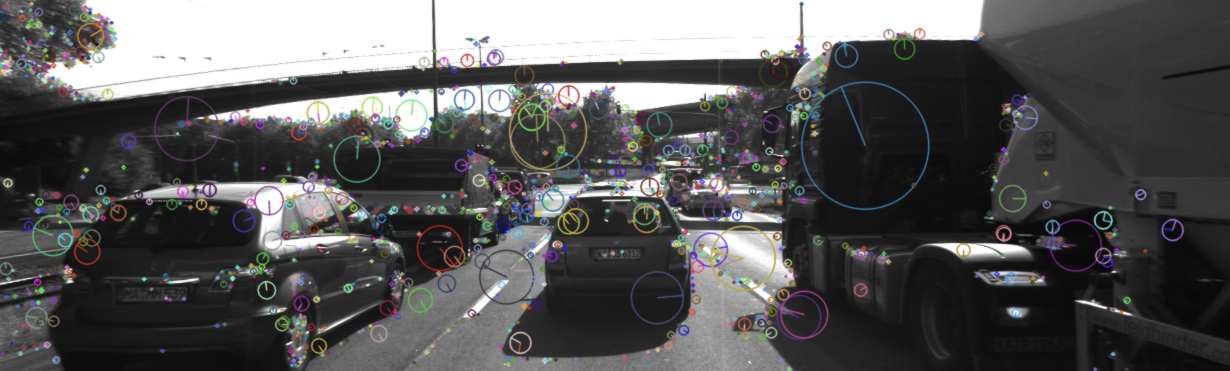
//> input picture camera/2D_Feature_Tracking/images/keypoints.png, 2460 x 742 px, given in place of 0000000000.png, which was not available (shown at 1/2 size)
$ ./MidTermProject_Camera_Student   (built with g++ and OpenCV 4)
//> lines starting //> are read from the running program, lines starting //| are printed output that depends on the picture; pictures that were not available may be replaced by others from this repository, and a replacement may not be noted
### camera/2D_Feature_Tracking/src/matching2D.hpp
#ifndef matching2D_hpp
#define matching2D_hpp

#include <cmath>
#include <iomanip>
#include <iostream>
#include <limits>
#include <sstream>
#include <stdio.h>
#include <vector>

#include <opencv2/core.hpp>
#include <opencv2/features2d.hpp>
#include <opencv2/highgui/highgui.hpp>
#include <opencv2/imgproc/imgproc.hpp>
#include <opencv2/xfeatures2d.hpp>
#include <opencv2/xfeatures2d/nonfree.hpp>

#include "dataStructures.h"

void detKeypointsHarris(std::vector<cv::KeyPoint> &keypoints, cv::Mat &img,
                        bool bVis = false);

void detKeypointsShiTomasi(std::vector<cv::KeyPoint> &keypoints, cv::Mat &img,
                           bool bVis = false);

void detKeypointsModern(std::vector<cv::KeyPoint> &keypoints, cv::Mat &img,
                        std::string detectorType, bool bVis = false);

void descKeypoints(std::vector<cv::KeyPoint> &keypoints, cv::Mat &img,
                   cv::Mat &descriptors, std::string descriptorType);

void matchDescriptors(std::vector<cv::KeyPoint> &kPtsSource,
                      std::vector<cv::KeyPoint> &kPtsRef, cv::Mat &descSource,
                      cv::Mat &descRef, std::vector<cv::DMatch> &matches,
                      std::string descriptorType, std::string matcherType,
                      std::string selectorType);

#endif /* matching2D_hpp */

### camera/2D_Feature_Tracking/src/dataStructures.h
#ifndef dataStructures_h
#define dataStructures_h

#include <vector>

#include <opencv2/core.hpp>

struct DataFrame { // represents the available sensor information at the same
                   // time instance

  cv::Mat cameraImg;

  // 2D keypoints within camera image
  std::vector<cv::KeyPoint> keypoints;
  // keypoint descriptors
  cv::Mat descriptors;
  // keypoint matches between previous and current frame
  std::vector<cv::DMatch> kptMatches;
};

#endif /* dataStructures_h */

### camera/2D_Feature_Tracking/src/matching2D_Student.cpp
#include "matching2D.hpp"
#include <numeric>
#include <opencv2/core/base.hpp>
#include <opencv2/core/hal/interface.h>

// Find best matches for keypoints in two camera images based on several
// matching methods
void matchDescriptors(std::vector<cv::KeyPoint> &k_pts_source,
                      std::vector<cv::KeyPoint> &k_pts_ref,
                      cv::Mat &desc_source, cv::Mat &desc_ref,
                      std::vector<cv::DMatch> &matches,
                      std::string distance_type, std::string matcher_type,
                      std::string selector_type) {
  // configure matcher
  bool cross_check = false;
  cv::Ptr<cv::DescriptorMatcher> matcher;

  // matcher type
  if (matcher_type.compare("MAT_BF") == 0) {
    int norm_type = distance_type.compare("DES_BINARY") == 0 ? cv::NORM_HAMMING
                                                             : cv::NORM_L2;

    matcher = cv::BFMatcher::create(norm_type, cross_check);
  } else if (matcher_type.compare("MAT_FLANN") == 0) {
    if (desc_source.type() !=
        CV_32F) { // OpenCV bug workaround : convert binary
                  // descriptors to floating point due to a
                  // bug in current OpenCV implementation
      desc_source.convertTo(desc_source, CV_32F);
      desc_ref.convertTo(desc_ref, CV_32F);
    }
    matcher = cv::FlannBasedMatcher::create();
  }

  // perform matching task
  // nearest neighbor (best match)
  if (selector_type.compare("SEL_NN") == 0) {
    // Finds the best match for each descriptor in desc1
    matcher->match(desc_source, desc_ref, matches);
  } else if (selector_type.compare("SEL_KNN") == 0) {
    // k nearest neighbors (k=2)
    int k = 2;
    const double kThreshold = 0.8;
    std::vector<std::vector<cv::DMatch>> knn_matches;
    matcher->knnMatch(desc_source, desc_ref, knn_matches, k);

    // filter matches using descriptor distance ratio test
    for (size_t i = 0; i < knn_matches.size(); ++i) {
      // calculate ratio between descriptor distances to best and second - best
      // match
      double ratio = knn_matches[i][0].distance / knn_matches[i][1].distance;

      // if ratio higher then threshold -> ambiguous
      if (ratio < kThreshold) {
        // push back best fitted descriptor
        matches.push_back(knn_matches[i][0]);
      }
    }
  }
}

// Use one of several types of state-of-art descriptors to uniquely identify
// keypoints
void descKeypoints(std::vector<cv::KeyPoint> &keypoints, cv::Mat &img,
                   cv::Mat &descriptors, std::string descriptor_type) {
  // select appropriate descriptor
  cv::Ptr<cv::DescriptorExtractor> extractor;
  if (descriptor_type.compare("BRISK") == 0) {
    const int threshold = 30;        // FAST/AGAST detection threshold score.
    int octaves = 3;           // detection octaves (use 0 to do single scale)
    float patternScale = 1.0f; // apply this scale to the pattern used for
                               // sampling the neighbourhood of a keypoint.
    extractor = cv::BRISK::create(threshold, octaves, patternScale);
  } else if (descriptor_type.compare("BRIEF") == 0) {
    extractor = cv::xfeatures2d::BriefDescriptorExtractor::create();

  } else if (descriptor_type.compare("ORB") == 0) {
    extractor = cv::ORB::create();

  } else if (descriptor_type.compare("FREAK") == 0) {
    extractor = cv::xfeatures2d::FREAK::create();

  } else if (descriptor_type.compare("AKAZE") == 0) {
    extractor = cv::AKAZE::create();

  } else if (descriptor_type.compare("SIFT") == 0) {
    extractor = cv::SIFT::create();
  }

  // perform feature description
  extractor->compute(img, keypoints, descriptors);
}

// Detect keypoints in image using the traditional Shi-Thomasi detector
// [38 lines left out: function detKeypointsShiTomasi, not called in this run]

void detKeypointsHarris(std::vector<cv::KeyPoint> &keypoints, cv::Mat &img_gray,
                        bool b_vis) {
  // Detector parameters
  int block_size = 2;
  int aperture_size = 3;
  int min_response = 100;
  double k = 0.04;
  // window size should be odd in order to center it on a pixel and have
  // symmetry in all directions
  int sliding_window_size = 7;
  int sw_dist = std::floor(sliding_window_size / 2);

  cv::Mat dst, dst_norm, dst_norm_scaled;
  dst = cv::Mat::zeros(img_gray.size(), CV_32FC1);
  cv::cornerHarris(img_gray, dst, block_size, aperture_size, k,
                   cv::BORDER_DEFAULT);

  cv::normalize(dst, dst_norm, 0, 255, cv::NORM_MINMAX, CV_32FC1, cv::Mat());
  cv::convertScaleAbs(dst_norm, dst_norm_scaled);

  for (size_t row = 0; row < dst_norm.rows; ++row) {
    for (size_t col = 0; col < dst_norm.cols; ++col) {
      int response = static_cast<int>(dst_norm.at<float>(row, col));
      if (response > min_response) {
        // VERSION A
        // get max cornerness within local window
        for (size_t local_row = row - sw_dist; local_row <= row + sw_dist;
             local_row++) {
          for (size_t local_col = col - sw_dist; local_col <= col + sw_dist;
               local_col++) {
            if (response < dst_norm.at<unsigned int>(local_row, local_col)) {
              response = dst_norm.at<unsigned int>(local_row, local_col);
            }
          }
        }

        if (dst_norm.at<unsigned int>(row, col) != response) {
          dst_norm.at<unsigned int>(row, col) = 0;
        } else {
          cv::KeyPoint new_key_point;
          new_key_point.pt = cv::Point2f(col, row);
          new_key_point.size = 2 * aperture_size;
          new_key_point.response = response;
          keypoints.push_back(new_key_point);
        }
      }
    }
  }

  // visualize results
  if (b_vis) {
    cv::Mat vis_image = img_gray.clone();
    cv::drawKeypoints(img_gray, keypoints, vis_image, cv::Scalar::all(-1),
                      cv::DrawMatchesFlags::DRAW_RICH_KEYPOINTS);
    std::string window_name = "Harris Corner Detector Results";
    cv::namedWindow(window_name, 1);
    imshow(window_name, vis_image);
    cv::waitKey(0);
  }
}

// [30 lines left out: function detKeypointsModern, not called in this run]

### camera/2D_Feature_Tracking/src/MidTermProject_Camera_Student.cpp
/* INCLUDES FOR THIS PROJECT */
#include <algorithm>
#include <array>
#include <cassert>
#include <cmath>
#include <fstream>
#include <iomanip>
#include <iostream>
#include <limits>
#include <opencv2/core.hpp>
#include <opencv2/features2d.hpp>
#include <opencv2/highgui/highgui.hpp>
#include <opencv2/imgproc/imgproc.hpp>
#include <opencv2/xfeatures2d.hpp>
#include <opencv2/xfeatures2d/nonfree.hpp>
#include <sstream>
#include <vector>

#include "dataStructures.h"
#include "matching2D.hpp"

template <typename T1, size_t T2> size_t count(const std::array<T1, T2> vec) {
  size_t sum{0};
  for (const auto &element : vec) {
    sum += element;
  }
  return sum;
}

/* MAIN PROGRAM */
int main(int argc, const char *argv[]) {
  /* INIT VARIABLES AND DATA STRUCTURES */

  // data location
  std::string data_path = "../";

  // camera
  std::string img_base_path = data_path + "images/";
  std::string img_prefix =
      "KITTI/2011_09_26/image_00/data/000000"; // left camera, color
  std::string img_file_type = ".png";
  int img_start_index = 0; // first file index to load (assumes Lidar and camera
                           // names have identical naming convention)
  int img_end_index = 9;   // last file index to load
  int img_fill_width =
      4; // no. of digits which make up the file index (e.g. img-0001.png)

  // misc
  int data_buffer_size = 2; // no. of images which are held in memory (ring
                            // buffer) at the same time

  bool b_vis = false; // visualize results

  size_t preceding_vehicle_keypoints{0};
  size_t matches_number{0};
  double keypoint_detection_time{0};
  double descriptor_extraction_time{0};

  std::vector<std::string> detector_types{"HARRIS", "FAST", "BRISK",
                                          "ORB",    "SIFT", "AKAZE"};
  std::vector<std::string> descriptor_types{"BRISK", "BRIEF", "ORB",
                                            "FREAK", "SIFT",  "AKAZE"};

  for (const auto &detector_type : detector_types) {
    for (const auto &descriptor_type : descriptor_types) {
      // skip incompatible detector and descriptor combinations
      if (detector_type.compare("AKAZE") == 0 &&
              descriptor_type.compare("AKAZE") != 0 ||
          detector_type.compare("AKAZE") != 0 &&
              descriptor_type.compare("AKAZE") == 0) {
        continue;
      }

      if (detector_type.compare("SIFT") == 0 &&
          descriptor_type.compare("ORB") == 0) {
        continue;
      }

      // reset metrics and buffer
      preceding_vehicle_keypoints = 0;
      matches_number = 0;
      keypoint_detection_time = 0;
      descriptor_extraction_time = 0;
      std::vector<DataFrame> data_buffer;

      std::cout << "Detection/descriptor combi: ";
      std::cout << detector_type << " " << descriptor_type << std::endl;

      for (size_t img_index = 0; img_index <= img_end_index - img_start_index;
           img_index++) {
        /* LOAD IMAGE INTO BUFFER */

        // assemble filenames for current index
        std::ostringstream img_number;
        img_number << std::setfill('0') << std::setw(img_fill_width)
                   << img_start_index + img_index;
        std::string img_full_filename =
            img_base_path + img_prefix + img_number.str() + img_file_type;

        // load image from file and convert to grayscale
        cv::Mat img, img_gray;
        img = cv::imread(img_full_filename);
//> img is the input picture: 742 rows x 2460 cols, CV_8UC3; mean B, G, R 88.8, 88.6, 88.8
        cv::cvtColor(img, img_gray, cv::COLOR_BGR2GRAY);
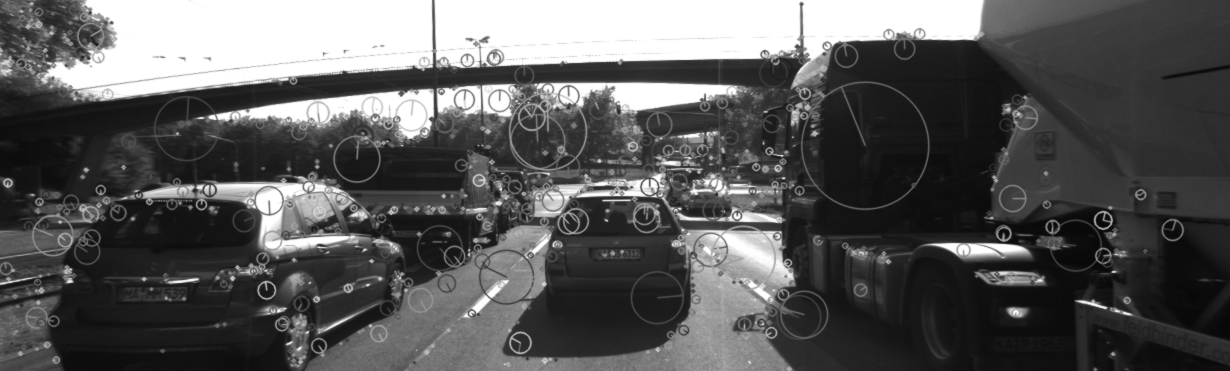
//> img_gray: 742 rows x 2460 cols, CV_8UC1 (shown at 1/2 size); min 7, max 255, mean 88.7

        //// STUDENT ASSIGNMENT
        //// TASK MP.1 -> replace the following code with ring buffer
        ///               of size dataBufferSize

        // push image into data frame buffer
        DataFrame frame;
        frame.cameraImg = img_gray;

        if (data_buffer.size() > data_buffer_size) {
          data_buffer.erase(data_buffer.begin());
        }
        data_buffer.push_back(frame);

        //// EOF STUDENT ASSIGNMENT
        /* DETECT IMAGE KEYPOINTS */

        // extract 2D keypoints from current image
        // create empty feature list for current image
        std::vector<cv::KeyPoint> keypoints;

        //// STUDENT ASSIGNMENT
        //// TASK MP.2 -> add the following keypoint detectors in file
        /// matching2D.cpp and enable string-based selection based on
        /// detectorType
        /// /
        ///-> HARRIS, FAST, BRISK, ORB, AKAZE, SIFT
        double t = static_cast<double>(cv::getTickCount());

        if (detector_type.compare("SHITOMASI") == 0) {
          detKeypointsShiTomasi(keypoints, img_gray, b_vis);
        } else if (detector_type.compare("HARRIS") == 0) {
          detKeypointsHarris(keypoints, img_gray, b_vis);
//> in detKeypointsHarris, `cv::cornerHarris(img_gray, dst, block_size, aperture_size, k, cv::BORD..`:
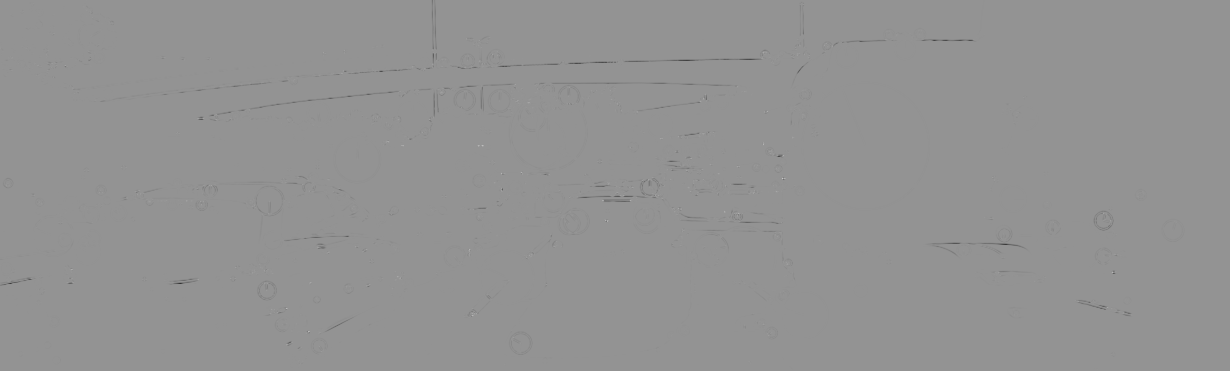
//> dst: 742 rows x 2460 cols, CV_32FC1 (shown at 1/2 size); min -0.00667, max 0.00488, mean -1.19e-05; drawn with min black and max white
//> after the loop in detKeypointsHarris, `for (size_t row = 0; row < dst_norm.rows; ++row)`:
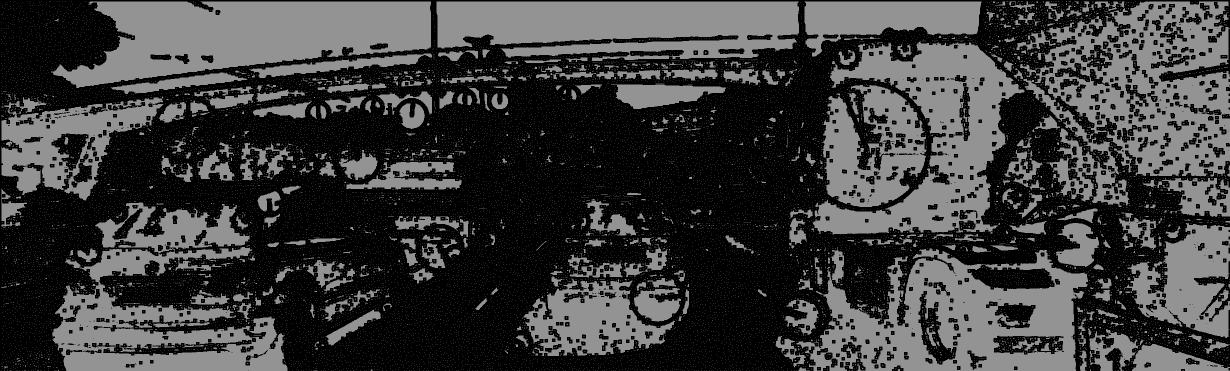
//> dst_norm: 742 rows x 2460 cols, CV_32FC1 (shown at 1/2 size); min 0, max 255, mean 60.8
//> after the loop in detKeypointsHarris, `for (size_t row = 0; row < dst_norm.rows; ++row)`: keypoints = 753592 keypoints
//> keypoints = 753592 keypoints
        } else if (detector_type.compare("FAST") == 0 ||
                   detector_type.compare("BRISK") == 0 ||
                   detector_type.compare("ORB") == 0 ||
                   detector_type.compare("AKAZE") == 0 ||
                   detector_type.compare("SIFT") == 0) {
          detKeypointsModern(keypoints, img_gray, detector_type, b_vis);
        } else {
          std::cerr << detector_type << " not supported!" << std::endl;
        }

        t = static_cast<double>(cv::getTickCount() - t) /
            cv::getTickFrequency();
        keypoint_detection_time += t;

        //// EOF STUDENT ASSIGNMENT

        //// STUDENT ASSIGNMENT
        //// TASK MP.3 -> only keep keypoints on the preceding vehicle

        // only keep keypoints on the preceding vehicle
        std::vector<size_t> keypoint_indices_outside_rect;

        bool b_focus_on_vehicle = true;
        cv::Rect vehicleRect(535, 180, 180, 150);
        if (b_focus_on_vehicle) {
          // find outlier
          for (size_t keypoint_ind = 0; keypoint_ind < keypoints.size();
               ++keypoint_ind) {
            if (!keypoints.at(keypoint_ind).pt.inside(vehicleRect)) {
              keypoint_indices_outside_rect.push_back(keypoint_ind);
            }
          }
//> after the loop, keypoint_indices_outside_rect = 747604 items

          // remove outlier
          for (size_t idx = keypoint_indices_outside_rect.size(); idx-- > 0;) {
            keypoints.at(idx) = keypoints.back();
            keypoints.pop_back();
          }
//> after the loop, keypoints = 5988 keypoints; strongest (x, y, size): (2194, 739, 6), (2187, 739, 6), (1582, 741, 6), (2256, 739, 6)

          preceding_vehicle_keypoints += keypoints.size();
//> preceding_vehicle_keypoints = 5988
        }

        //// EOF STUDENT ASSIGNMENT

        // optional : limit number of keypoints (helpful for debugging and
        // learning)
        bool b_limit_kpts = false;
        if (b_limit_kpts) {
          int max_keypoints = 20;

          if (detector_type.compare("SHITOMASI") ==
              0) { // there is no response info, so keep the first 50 as they
                   // are sorted in descending quality order
            keypoints.erase(keypoints.begin() + max_keypoints, keypoints.end());
          }
          cv::KeyPointsFilter::retainBest(keypoints, max_keypoints);
        }

        // push keypoints and descriptor for current frame to end of data buffer
        (data_buffer.end() - 1)->keypoints = keypoints;

        /* EXTRACT KEYPOINT DESCRIPTORS */

        //// STUDENT ASSIGNMENT
        //// TASK MP.4 -> add the following descriptors in file
        /// matching2D.cpp and
        /// enable string-based selection based on descriptorType / -> BRIEF,
        /// ORB, FREAK, AKAZE, SIFT

        // BRISK, BRIEF, ORB, FREAK, AKAZE, SIFT
        cv::Mat descriptors;
        t = static_cast<double>(cv::getTickCount());
        descKeypoints((data_buffer.end() - 1)->keypoints,
                      (data_buffer.end() - 1)->cameraImg, descriptors,
                      descriptor_type);
//> (the run ends here: the program stops with an error, at `cv::cvtColor(img, img_gray, cv::COLOR_BGR2GRAY);`)
